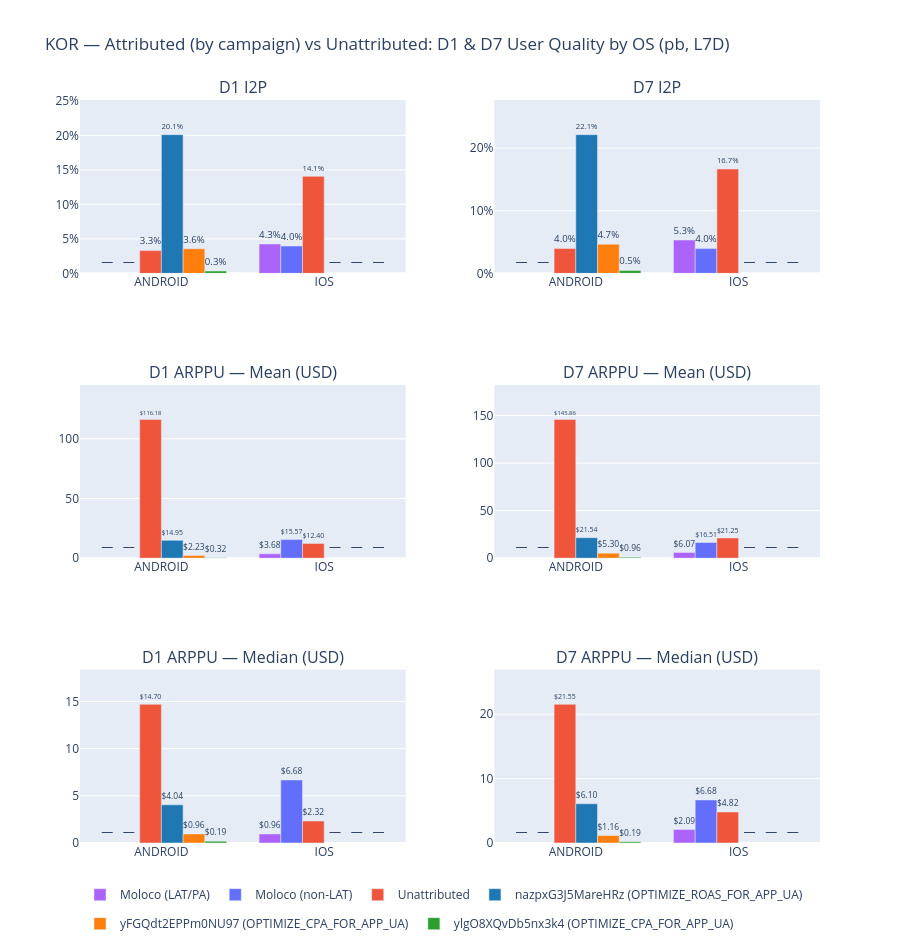

Here is the notebook cell this chart was saved with:
### Code cell
# 2d viz — Per OS, grouped by attribution group (campaign / Moloco / Unattributed)

# ── Campaign goal lookup ─────────────────────────────────────────────────────
q_goals = f"""
SELECT DISTINCT
  CAST(campaign_id AS STRING) AS campaign_id,
  campaign.goal               AS goal
FROM `moloco-ae-view.athena.fact_dsp_core`
WHERE product.app_market_bundle IN {BUNDLE_SQL}
  AND date_utc >= '{LAUNCH_DATE}'
"""
df_goals = run_query(q_goals, 'Campaign goals')
goal_map = dict(zip(df_goals['campaign_id'], df_goals['goal']))

def _legend_label(gl):
    """Append goal in parens for Android campaign IDs."""
    if gl in goal_map:
        return f"{gl} ({goal_map[gl]})"
    return gl

# ── Build chart ──────────────────────────────────────────────────────────────
os_list = sorted(df_organic['os'].unique().tolist())
raw_groups = df_organic['group_label'].unique().tolist()

_campaign_palette = ['#1f77b4', '#ff7f0e', '#2ca02c', '#d62728', '#9467bd']
_cidx = 0
color_map = {}
for gl in sorted(raw_groups):
    if gl == 'Unattributed':
        color_map[gl] = '#EF553B'
    elif gl == 'Moloco (non-LAT)':
        color_map[gl] = '#636EFA'
    elif gl == 'Moloco (LAT/PA)':
        color_map[gl] = '#AB63FA'
    else:
        color_map[gl] = _campaign_palette[_cidx % len(_campaign_palette)]
        _cidx += 1

fig = make_subplots(rows=3, cols=2,
    subplot_titles=['D1 I2P', 'D7 I2P',
                    'D1 ARPPU — Mean (USD)', 'D7 ARPPU — Mean (USD)',
                    'D1 ARPPU — Median (USD)', 'D7 ARPPU — Median (USD)'],
    vertical_spacing=0.15, horizontal_spacing=0.12)

metrics = [
    ('d1_i2p',          1, 1, lambda v: f'{v:.1%}'),
    ('d7_i2p',          1, 2, lambda v: f'{v:.1%}'),
    ('d1_arppu',        2, 1, lambda v: f'${v:.2f}'),
    ('d7_arppu',        2, 2, lambda v: f'${v:.2f}'),
    ('median_d1_arppu', 3, 1, lambda v: f'${v:.2f}'),
    ('median_d7_arppu', 3, 2, lambda v: f'${v:.2f}'),
]

for metric, r, c, fmt_fn in metrics:
    is_first = (r == 1 and c == 1)
    y_all = []
    for label in sorted(raw_groups):
        df_grp = df_organic[df_organic['group_label'] == label].set_index('os')
        y_vals = [df_grp.loc[os, metric] if os in df_grp.index else None for os in os_list]
        y_all += [v for v in y_vals if v is not None and pd.notna(v)]
        fig.add_bar(
            x=os_list, y=y_vals,
            name=_legend_label(label),
            marker_color=color_map.get(label, 'gray'),
            text=[fmt_fn(v) if v is not None and pd.notna(v) else '—' for v in y_vals],
            textposition='outside',
            legendgroup=_legend_label(label),
            showlegend=is_first,
            row=r, col=c
        )
    if y_all:
        fig.update_yaxes(range=[0, max(y_all) * 1.25], row=r, col=c)
    if '%' in fmt_fn(0.1):
        fig.update_yaxes(tickformat='.0%', row=r, col=c)

fig.update_layout(
    height=950, barmode='group',
    legend=dict(orientation='h', y=-0.05),
    title='KOR — Attributed (by campaign) vs Unattributed: D1 & D7 User Quality by OS (pb, L7D)'
)
fig.show()

### Figure 1 — Plotly figure (JSON) as saved in the notebook; plotly's stock layout.template omitted (floating-point values rounded to 4 significant figures)
{"data": [{"legendgroup": "Moloco (LAT/PA)", "marker": {"color": "#AB63FA"}, "name": "Moloco (LAT/PA)", "showlegend": true, "text": ["—", "4.3%"], "textposition": "outside", "type": "bar", "x": ["ANDROID", "IOS"], "xaxis": "x", "y": [null, 0.04255], "yaxis": "y"}, {"legendgroup": "Moloco (non-LAT)", "marker": {"color": "#636EFA"}, "name": "Moloco (non-LAT)", "showlegend": true, "text": ["—", "4.0%"], "textposition": "outside", "type": "bar", "x": ["ANDROID", "IOS"], "xaxis": "x", "y": [null, 0.03957], "yaxis": "y"}, {"legendgroup": "Unattributed", "marker": {"color": "#EF553B"}, "name": "Unattributed", "showlegend": true, "text": ["3.3%", "14.1%"], "textposition": "outside", "type": "bar", "x": ["ANDROID", "IOS"], "xaxis": "x", "y": [0.03301, 0.1405], "yaxis": "y"}, {"legendgroup": "nazpxG3J5MareHRz (OPTIMIZE_ROAS_FOR_APP_UA)", "marker": {"color": "#1f77b4"}, "name": "nazpxG3J5MareHRz (OPTIMIZE_ROAS_FOR_APP_UA)", "showlegend": true, "text": ["20.1%", "—"], "textposition": "outside", "type": "bar", "x": ["ANDROID", "IOS"], "xaxis": "x", "y": [0.2009, null], "yaxis": "y"}, {"legendgroup": "yFGQdt2EPPm0NU97 (OPTIMIZE_CPA_FOR_APP_UA)", "marker": {"color": "#ff7f0e"}, "name": "yFGQdt2EPPm0NU97 (OPTIMIZE_CPA_FOR_APP_UA)", "showlegend": true, "text": ["3.6%", "—"], "textposition": "outside", "type": "bar", "x": ["ANDROID", "IOS"], "xaxis": "x", "y": [0.03562, null], "yaxis": "y"}, {"legendgroup": "ylgO8XQvDb5nx3k4 (OPTIMIZE_CPA_FOR_APP_UA)", "marker": {"color": "#2ca02c"}, "name": "ylgO8XQvDb5nx3k4 (OPTIMIZE_CPA_FOR_APP_UA)", "showlegend": true, "text": ["0.3%", "—"], "textposition": "outside", "type": "bar", "x": ["ANDROID", "IOS"], "xaxis": "x", "y": [0.003409, null], "yaxis": "y"}, {"legendgroup": "Moloco (LAT/PA)", "marker": {"color": "#AB63FA"}, "name": "Moloco (LAT/PA)", "showlegend": false, "text": ["—", "5.3%"], "textposition": "outside", "type": "bar", "x": ["ANDROID", "IOS"], "xaxis": "x2", "y": [null, 0.05319], "yaxis": "y2"}, {"legendgroup": "Moloco (non-LAT)", "marker": {"color": "#636EFA"}, "name": "Moloco (non-LAT)", "showlegend": false, "text": ["—", "4.0%"], "textposition": "outside", "type": "bar", "x": ["ANDROID", "IOS"], "xaxis": "x2", "y": [null, 0.03957], "yaxis": "y2"}, {"legendgroup": "Unattributed", "marker": {"color": "#EF553B"}, "name": "Unattributed", "showlegend": false, "text": ["4.0%", "16.7%"], "textposition": "outside", "type": "bar", "x": ["ANDROID", "IOS"], "xaxis": "x2", "y": [0.03965, 0.1667], "yaxis": "y2"}, {"legendgroup": "nazpxG3J5MareHRz (OPTIMIZE_ROAS_FOR_APP_UA)", "marker": {"color": "#1f77b4"}, "name": "nazpxG3J5MareHRz (OPTIMIZE_ROAS_FOR_APP_UA)", "showlegend": false, "text": ["22.1%", "—"], "textposition": "outside", "type": "bar", "x": ["ANDROID", "IOS"], "xaxis": "x2", "y": [0.2215, null], "yaxis": "y2"}, {"legendgroup": "yFGQdt2EPPm0NU97 (OPTIMIZE_CPA_FOR_APP_UA)", "marker": {"color": "#ff7f0e"}, "name": "yFGQdt2EPPm0NU97 (OPTIMIZE_CPA_FOR_APP_UA)", "showlegend": false, "text": ["4.7%", "—"], "textposition": "outside", "type": "bar", "x": ["ANDROID", "IOS"], "xaxis": "x2", "y": [0.04658, null], "yaxis": "y2"}, {"legendgroup": "ylgO8XQvDb5nx3k4 (OPTIMIZE_CPA_FOR_APP_UA)", "marker": {"color": "#2ca02c"}, "name": "ylgO8XQvDb5nx3k4 (OPTIMIZE_CPA_FOR_APP_UA)", "showlegend": false, "text": ["0.5%", "—"], "textposition": "outside", "type": "bar", "x": ["ANDROID", "IOS"], "xaxis": "x2", "y": [0.004545, null], "yaxis": "y2"}, {"legendgroup": "Moloco (LAT/PA)", "marker": {"color": "#AB63FA"}, "name": "Moloco (LAT/PA)", "showlegend": false, "text": ["—", "$3.68"], "textposition": "outside", "type": "bar", "x": ["ANDROID", "IOS"], "xaxis": "x3", "y": [null, 3.682], "yaxis": "y3"}, {"legendgroup": "Moloco (non-LAT)", "marker": {"color": "#636EFA"}, "name": "Moloco (non-LAT)", "showlegend": false, "text": ["—", "$15.57"], "textposition": "outside", "type": "bar", "x": ["ANDROID", "IOS"], "xaxis": "x3", "y": [null, 15.57], "yaxis": "y3"}, {"legendgroup": "Unattributed", "marker": {"color": "#EF553B"}, "name": "Unattributed", "showlegend": false, "text": ["$116.18", "$12.40"], "textposition": "outside", "type": "bar", "x": ["ANDROID", "IOS"], "xaxis": "x3", "y": [116.2, 12.4], "yaxis": "y3"}, {"legendgroup": "nazpxG3J5MareHRz (OPTIMIZE_ROAS_FOR_APP_UA)", "marker": {"color": "#1f77b4"}, "name": "nazpxG3J5MareHRz (OPTIMIZE_ROAS_FOR_APP_UA)", "showlegend": false, "text": ["$14.95", "—"], "textposition": "outside", "type": "bar", "x": ["ANDROID", "IOS"], "xaxis": "x3", "y": [14.95, null], "yaxis": "y3"}, {"legendgroup": "yFGQdt2EPPm0NU97 (OPTIMIZE_CPA_FOR_APP_UA)", "marker": {"color": "#ff7f0e"}, "name": "yFGQdt2EPPm0NU97 (OPTIMIZE_CPA_FOR_APP_UA)", "showlegend": false, "text": ["$2.23", "—"], "textposition": "outside", "type": "bar", "x": ["ANDROID", "IOS"], "xaxis": "x3", "y": [2.232, null], "yaxis": "y3"}, {"legendgroup": "ylgO8XQvDb5nx3k4 (OPTIMIZE_CPA_FOR_APP_UA)", "marker": {"color": "#2ca02c"}, "name": "ylgO8XQvDb5nx3k4 (OPTIMIZE_CPA_FOR_APP_UA)", "showlegend": false, "text": ["$0.32", "—"], "textposition": "outside", "type": "bar", "x": ["ANDROID", "IOS"], "xaxis": "x3", "y": [0.3211, null], "yaxis": "y3"}, {"legendgroup": "Moloco (LAT/PA)", "marker": {"color": "#AB63FA"}, "name": "Moloco (LAT/PA)", "showlegend": false, "text": ["—", "$6.07"], "textposition": "outside", "type": "bar", "x": ["ANDROID", "IOS"], "xaxis": "x4", "y": [null, 6.073], "yaxis": "y4"}, {"legendgroup": "Moloco (non-LAT)", "marker": {"color": "#636EFA"}, "name": "Moloco (non-LAT)", "showlegend": false, "text": ["—", "$16.51"], "textposition": "outside", "type": "bar", "x": ["ANDROID", "IOS"], "xaxis": "x4", "y": [null, 16.51], "yaxis": "y4"}, {"legendgroup": "Unattributed", "marker": {"color": "#EF553B"}, "name": "Unattributed", "showlegend": false, "text": ["$145.86", "$21.25"], "textposition": "outside", "type": "bar", "x": ["ANDROID", "IOS"], "xaxis": "x4", "y": [145.9, 21.25], "yaxis": "y4"}, {"legendgroup": "nazpxG3J5MareHRz (OPTIMIZE_ROAS_FOR_APP_UA)", "marker": {"color": "#1f77b4"}, "name": "nazpxG3J5MareHRz (OPTIMIZE_ROAS_FOR_APP_UA)", "showlegend": false, "text": ["$21.54", "—"], "textposition": "outside", "type": "bar", "x": ["ANDROID", "IOS"], "xaxis": "x4", "y": [21.54, null], "yaxis": "y4"}, {"legendgroup": "yFGQdt2EPPm0NU97 (OPTIMIZE_CPA_FOR_APP_UA)", "marker": {"color": "#ff7f0e"}, "name": "yFGQdt2EPPm0NU97 (OPTIMIZE_CPA_FOR_APP_UA)", "showlegend": false, "text": ["$5.30", "—"], "textposition": "outside", "type": "bar", "x": ["ANDROID", "IOS"], "xaxis": "x4", "y": [5.299, null], "yaxis": "y4"}, {"legendgroup": "ylgO8XQvDb5nx3k4 (OPTIMIZE_CPA_FOR_APP_UA)", "marker": {"color": "#2ca02c"}, "name": "ylgO8XQvDb5nx3k4 (OPTIMIZE_CPA_FOR_APP_UA)", "showlegend": false, "text": ["$0.96", "—"], "textposition": "outside", "type": "bar", "x": ["ANDROID", "IOS"], "xaxis": "x4", "y": [0.965, null], "yaxis": "y4"}, {"legendgroup": "Moloco (LAT/PA)", "marker": {"color": "#AB63FA"}, "name": "Moloco (LAT/PA)", "showlegend": false, "text": ["—", "$0.96"], "textposition": "outside", "type": "bar", "x": ["ANDROID", "IOS"], "xaxis": "x5", "y": [null, 0.9602], "yaxis": "y5"}, {"legendgroup": "Moloco (non-LAT)", "marker": {"color": "#636EFA"}, "name": "Moloco (non-LAT)", "showlegend": false, "text": ["—", "$6.68"], "textposition": "outside", "type": "bar", "x": ["ANDROID", "IOS"], "xaxis": "x5", "y": [null, 6.683], "yaxis": "y5"}, {"legendgroup": "Unattributed", "marker": {"color": "#EF553B"}, "name": "Unattributed", "showlegend": false, "text": ["$14.70", "$2.32"], "textposition": "outside", "type": "bar", "x": ["ANDROID", "IOS"], "xaxis": "x5", "y": [14.7, 2.324], "yaxis": "y5"}, {"legendgroup": "nazpxG3J5MareHRz (OPTIMIZE_ROAS_FOR_APP_UA)", "marker": {"color": "#1f77b4"}, "name": "nazpxG3J5MareHRz (OPTIMIZE_ROAS_FOR_APP_UA)", "showlegend": false, "text": ["$4.04", "—"], "textposition": "outside", "type": "bar", "x": ["ANDROID", "IOS"], "xaxis": "x5", "y": [4.043, null], "yaxis": "y5"}, {"legendgroup": "yFGQdt2EPPm0NU97 (OPTIMIZE_CPA_FOR_APP_UA)", "marker": {"color": "#ff7f0e"}, "name": "yFGQdt2EPPm0NU97 (OPTIMIZE_CPA_FOR_APP_UA)", "showlegend": false, "text": ["$0.96", "—"], "textposition": "outside", "type": "bar", "x": ["ANDROID", "IOS"], "xaxis": "x5", "y": [0.9626, null], "yaxis": "y5"}, {"legendgroup": "ylgO8XQvDb5nx3k4 (OPTIMIZE_CPA_FOR_APP_UA)", "marker": {"color": "#2ca02c"}, "name": "ylgO8XQvDb5nx3k4 (OPTIMIZE_CPA_FOR_APP_UA)", "showlegend": false, "text": ["$0.19", "—"], "textposition": "outside", "type": "bar", "x": ["ANDROID", "IOS"], "xaxis": "x5", "y": [0.1927, null], "yaxis": "y5"}, {"legendgroup": "Moloco (LAT/PA)", "marker": {"color": "#AB63FA"}, "name": "Moloco (LAT/PA)", "showlegend": false, "text": ["—", "$2.09"], "textposition": "outside", "type": "bar", "x": ["ANDROID", "IOS"], "xaxis": "x6", "y": [null, 2.092], "yaxis": "y6"}, {"legendgroup": "Moloco (non-LAT)", "marker": {"color": "#636EFA"}, "name": "Moloco (non-LAT)", "showlegend": false, "text": ["—", "$6.68"], "textposition": "outside", "type": "bar", "x": ["ANDROID", "IOS"], "xaxis": "x6", "y": [null, 6.683], "yaxis": "y6"}, {"legendgroup": "Unattributed", "marker": {"color": "#EF553B"}, "name": "Unattributed", "showlegend": false, "text": ["$21.55", "$4.82"], "textposition": "outside", "type": "bar", "x": ["ANDROID", "IOS"], "xaxis": "x6", "y": [21.55, 4.815], "yaxis": "y6"}, {"legendgroup": "nazpxG3J5MareHRz (OPTIMIZE_ROAS_FOR_APP_UA)", "marker": {"color": "#1f77b4"}, "name": "nazpxG3J5MareHRz (OPTIMIZE_ROAS_FOR_APP_UA)", "showlegend": false, "text": ["$6.10", "—"], "textposition": "outside", "type": "bar", "x": ["ANDROID", "IOS"], "xaxis": "x6", "y": [6.102, null], "yaxis": "y6"}, {"legendgroup": "yFGQdt2EPPm0NU97 (OPTIMIZE_CPA_FOR_APP_UA)", "marker": {"color": "#ff7f0e"}, "name": "yFGQdt2EPPm0NU97 (OPTIMIZE_CPA_FOR_APP_UA)", "showlegend": false, "text": ["$1.16", "—"], "textposition": "outside", "type": "bar", "x": ["ANDROID", "IOS"], "xaxis": "x6", "y": [1.156, null], "yaxis": "y6"}, {"legendgroup": "ylgO8XQvDb5nx3k4 (OPTIMIZE_CPA_FOR_APP_UA)", "marker": {"color": "#2ca02c"}, "name": "ylgO8XQvDb5nx3k4 (OPTIMIZE_CPA_FOR_APP_UA)", "showlegend": false, "text": ["$0.19", "—"], "textposition": "outside", "type": "bar", "x": ["ANDROID", "IOS"], "xaxis": "x6", "y": [0.1927, null], "yaxis": "y6"}], "layout": {"annotations": [{"font": {"size": 16}, "showarrow": false, "text": "D1 I2P", "x": 0.22, "xanchor": "center", "xref": "paper", "y": 1.0, "yanchor": "bottom", "yref": "paper"}, {"font": {"size": 16}, "showarrow": false, "text": "D7 I2P", "x": 0.78, "xanchor": "center", "xref": "paper", "y": 1.0, "yanchor": "bottom", "yref": "paper"}, {"font": {"size": 16}, "showarrow": false, "text": "D1 ARPPU — Mean (USD)", "x": 0.22, "xanchor": "center", "xref": "paper", "y": 0.6167, "yanchor": "bottom", "yref": "paper"}, {"font": {"size": 16}, "showarrow": false, "text": "D7 ARPPU — Mean (USD)", "x": 0.78, "xanchor": "center", "xref": "paper", "y": 0.6167, "yanchor": "bottom", "yref": "paper"}, {"font": {"size": 16}, "showarrow": false, "text": "D1 ARPPU — Median (USD)", "x": 0.22, "xanchor": "center", "xref": "paper", "y": 0.2333, "yanchor": "bottom", "yref": "paper"}, {"font": {"size": 16}, "showarrow": false, "text": "D7 ARPPU — Median (USD)", "x": 0.78, "xanchor": "center", "xref": "paper", "y": 0.2333, "yanchor": "bottom", "yref": "paper"}], "barmode": "group", "height": 950, "legend": {"orientation": "h", "y": -0.05}, "title": {"text": "KOR — Attributed (by campaign) vs Unattributed: D1 & D7 User Quality by OS (pb, L7D)"}, "xaxis": {"anchor": "y", "domain": [0, 0.44]}, "xaxis2": {"anchor": "y2", "domain": [0.56, 1]}, "xaxis3": {"anchor": "y3", "domain": [0, 0.44]}, "xaxis4": {"anchor": "y4", "domain": [0.56, 1]}, "xaxis5": {"anchor": "y5", "domain": [0, 0.44]}, "xaxis6": {"anchor": "y6", "domain": [0.56, 1]}, "yaxis": {"anchor": "x", "domain": [0.7667, 1.0], "range": [0, 0.2511], "tickformat": ".0%"}, "yaxis2": {"anchor": "x2", "domain": [0.7667, 1.0], "range": [0, 0.2768], "tickformat": ".0%"}, "yaxis3": {"anchor": "x3", "domain": [0.3833, 0.6167], "range": [0, 145.2]}, "yaxis4": {"anchor": "x4", "domain": [0.3833, 0.6167], "range": [0, 182.3]}, "yaxis5": {"anchor": "x5", "domain": [0, 0.2333], "range": [0, 18.37]}, "yaxis6": {"anchor": "x6", "domain": [0, 0.2333], "range": [0, 26.93]}}}
